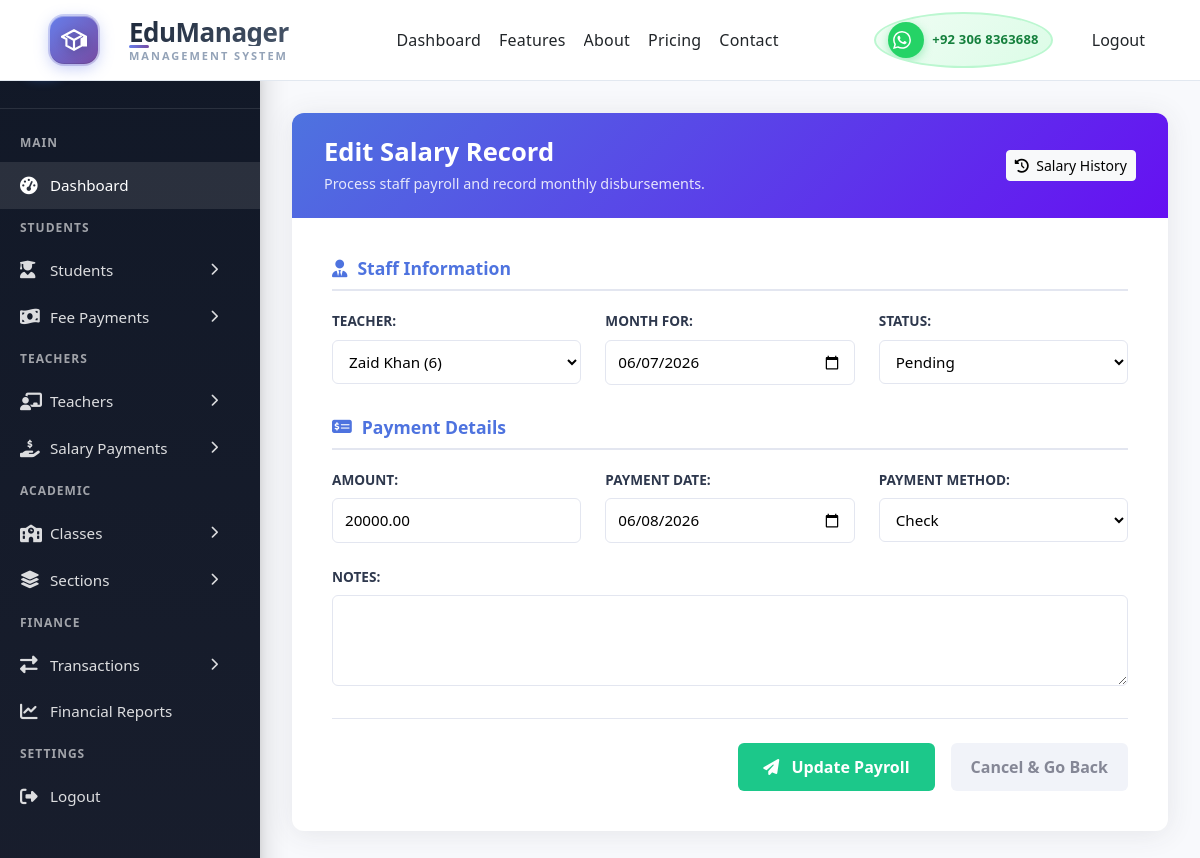
Page /salaries/update/3/ (signed in) on the committed database.
### base/models.py (models this page shows, shortened)
class Teacher(models.Model):
    GENDER_CHOICES = (
        ('Male', 'Male'),
        ('Female', 'Female'),
        ('Other', 'Other'),
    )
    DESIGNATIONS = (
        ('Principal', 'Principal'),
        ('Vice Principal', 'Vice Principal'),
        ('HOD', 'Head of Department'),
        ('Senior Teacher', 'Senior Teacher'),
        ('Teacher', 'Teacher'),
        ('Assistant Teacher', 'Assistant Teacher'),
    )
    user = models.OneToOneField(
        User,
        on_delete=models.SET_NULL,
        null=True,
        blank=True,
        related_name='teacher_profile'
    )
    teacher_id = models.CharField(max_length=20, unique=True, db_index=True)
    first_name = models.CharField(max_length=100)
    last_name = models.CharField(max_length=100)
    gender = models.CharField(max_length=10, choices=GENDER_CHOICES)
    date_of_birth = models.DateField(null=True, blank=True)
    photo = models.ImageField(upload_to='teachers/', blank=True, null=True)
    qualification = models.CharField(max_length=200, blank=True)
    subject_specialization = models.CharField(max_length=200, blank=True)
    designation = models.CharField(max_length=50, choices=DESIGNATIONS, default='Teacher')
    date_of_joining = models.DateField()
    phone_number = models.CharField(max_length=15)
    email = models.EmailField(unique=True, blank=True, null=True)
    address = models.TextField(blank=True)
    emergency_contact = models.CharField(max_length=15, blank=True)
    monthly_salary = models.DecimalField(max_digits=10, decimal_places=2, default=Decimal('0.00'),validators=[MinValueValidator(0)])
    total_salary_paid = models.DecimalField(max_digits=10, decimal_places=2, default=Decimal('0.00'))
    salary_due = models.DecimalField(max_digits=10, decimal_places=2, default=Decimal('0.00'))
    bank_name = models.CharField(max_length=100, blank=True)
    account_number = models.CharField(max_length=50, blank=True)
    ifsc_code = models.CharField(max_length=20, blank=True)
    is_active = models.BooleanField(default=True)
    created_at = models.DateTimeField(auto_now_add=True)
    updated_at = models.DateTimeField(auto_now=True)
    class Meta:
        ordering = ['-updated_at']
        verbose_name = 'Teacher'
        verbose_name_plural = 'Teachers'
    def __str__(self):
        return f"{self.first_name} {self.last_name} ({self.teacher_id})"

class Salary(models.Model):
    PAYMENT_METHODS = (
        ('cash', 'Cash'),
        ('bank', 'Bank Transfer'),
        ('check', 'Check'),
    )
    STATUS_CHOICES = (
        ('paid','Paid'),
        ('pending','Pending'),
        ('cancelled','Cancelled')
    )
    teacher = models.ForeignKey(
        Teacher,
        on_delete=models.CASCADE,
        related_name='salary_payments'
    )
    transaction = models.OneToOneField(
        Transaction,
        on_delete=models.CASCADE,
        related_name='salary_record',
        null=True,
        blank=True
    )
    amount = models.DecimalField(max_digits=10, decimal_places=2, validators=[MinValueValidator(0)])
    month_for = models.DateField(help_text="Salary for which month/year", db_index=True)
    payment_date = models.DateField(default=timezone.now, db_index=True)
    payment_method = models.CharField(max_length=20, choices=PAYMENT_METHODS, default='bank')
    status = models.CharField(max_length=20, choices=STATUS_CHOICES,default='pending')
    bank_reference  = models.CharField(max_length=100, blank=True)
    notes = models.TextField(blank=True)
    paid_by = models.ForeignKey(
        User,
        on_delete=models.SET_NULL,
        null=True,
        blank=True,
        related_name="salary_payments_recorded"
    )
    created_at = models.DateTimeField(auto_now_add=True)
    updated_at = models.DateTimeField(auto_now=True)
    class Meta:
        ordering = ['-payment_date','-month_for']
        constraints = [
            models.UniqueConstraint(
                fields=['teacher','month_for'], # Prevent duplicate salary records for the same teacher and month
                name='unique_teacher_salary_month'
            )
        ]
        verbose_name = 'Salary Payment'
        verbose_name_plural = 'Salary Payments'

### base/views.py (the view)
# urls.py: path('salaries/update/<int:pk>/', views.salary_update, name='salary_update'),
@login_required(login_url='loginPage')
def salary_update(request, pk):
    salary = get_object_or_404(Salary, pk=pk)
    if request.method == 'POST':
        form = SalaryForm(request.POST, instance=salary)
        if form.is_valid():
            form.save()
            messages.success(request, 'Salary payment updated successfully.')
            return redirect('salary_list')
        else:
            messages.error(request, 'Please correct the errors below.')
    else:
        form = SalaryForm(instance=salary)
    return render(request, 'salaries/salary_form.html', {'form': form, 'title': 'Edit Salary'})

### base/forms.py
class SalaryForm(forms.ModelForm):
    class Meta:
        model = Salary
        exclude = ["transaction", "created_at", "updated_at", "paid_by"]
        widgets = {
            'month_for': forms.DateInput(attrs={'type': 'date'}),
            'payment_date': forms.DateInput(attrs={'type': 'date'}),
            'notes': forms.Textarea(attrs={'rows': 3}),
        }

### base/templates/salaries/salary_form.html (shortened to what this page needs)
{% extends 'main.html' %}
{% load static %}
{% block content %}
<div class="sf-dashboard-layout">
    <div class="sf-sidebar">
        {% include 'sidebar.html' %}
    </div>
    <main class="sf-main-content">
        <div class="sf-card sf-animate">
            <div class="sf-header-box">
                <div class="sf-header-text">
                    <h1>{% if form.instance.pk %}Edit Salary Record{% else %}Disburse Salary{% endif %}</h1>
                    <p>Process staff payroll and record monthly disbursements.</p>
                </div>
                <a href="{% url 'salary_list' %}" class="btn btn-light btn-sm">
                    <i class="fas fa-history me-1"></i> Salary History
                </a>
            </div>
            <form method="POST" class="sf-body" novalidate>
                <div class="sf-section-block">
                    <h3><i class="fas fa-user-tie"></i> Staff Information</h3>
                    <div class="sf-fields-row">
                        <div class="sf-field-group">
                            {{ form.teacher.label_tag }}
                            {{ form.teacher }}
                        </div>
                        <div class="sf-field-group">
                            {{ form.month_for.label_tag }}
                            {{ form.month_for }}
                        </div>
                        <div class="sf-field-group">
                            {{ form.status.label_tag }}
                            {{ form.status }}
                        </div>
                    </div>
                </div>
                <div class="sf-section-block">
                    <h3><i class="fas fa-money-check-alt"></i> Payment Details</h3>
                    <div class="sf-fields-row">
                        <div class="sf-field-group">
                            {{ form.amount.label_tag }}
                            {{ form.amount }}
                        </div>
                        <div class="sf-field-group">
                            {{ form.payment_date.label_tag }}
                            {{ form.payment_date }}
                        </div>
                        <div class="sf-field-group">
                            {{ form.payment_method.label_tag }}
                            {{ form.payment_method }}
                        </div>
                        <div class="sf-field-group sf-span-3">
                            {{ form.notes.label_tag }}
                            {{ form.notes }}
                        </div>
                    </div>
                </div>
                <div class="sf-actions">
                    <button type="submit" class="sf-btn-save">
                        <i class="fas fa-paper-plane me-2"></i>
                        {% if form.instance.pk %}Update Payroll{% else %}Confirm Disbursement{% endif %}
                    </button>
                    <a href="{% url 'salary_list' %}" class="sf-btn-back">
                    Cancel & Go Back
                    </a>
                </div>
            </form>
        </div>
    </main>
</div>
{% endblock %}

### static/styles/style_0.css (style rules this page uses)
*, *::before, *::after { box-sizing: border-box; }
body { margin: 0; padding: 0; font-family: 'Segoe UI', Tahoma, Geneva, Verdana, sans-serif; background: #f8fafc; }
:root { --primary: #0f172a; --primary-light: #1e293b; --accent: #3b82f6; --accent-glow: #60a5fa; --whatsapp: #25d366; --whatsapp-dark: #128c7e; --text: #64748b; --text-dark: #0f172a; --bg: #ffffff; --border: #e2e8f0; --shadow: 0 4px 6px -1px rgba(0, 0, 0, 0.1); --shadow-lg: 0 10px 15px -3px rgba(0, 0, 0, 0.1); --radius: 8px; --radius-lg: 12px; }
html { scroll-behavior: smooth; scroll-padding-top: 100px; }

### static/styles/navbar.css (style rules this page uses)
.btn { display: inline-flex; align-items: center; justify-content: center; font-size: 13px; font-weight: 600; text-decoration: none; padding: 8px 16px; border-radius: var(--radius); transition: all 0.3s cubic-bezier(0.4, 0, 0.2, 1); cursor: pointer; border: none; font-family: inherit; white-space: nowrap; flex-shrink: 0; position: relative; overflow: hidden; }
.btn::before { content: ''; position: absolute; top: 50%; left: 50%; width: 0; height: 0; border-radius: 50%; background: rgba(255, 255, 255, 0.3); transform: translate(-50%, -50%); transition: width 0.6s, height 0.6s; }

### static/styles/login.css (style rules this page uses)
:root { --color-primary: #3b82f6; --color-primary-hover: #2563eb; --color-primary-active: #1d4ed8; --color-secondary: #64748b; --color-success: #10b981; --color-error: #ef4444; --color-warning: #f59e0b; --color-info: #3b82f6; --color-white: #ffffff; --color-gray-50: #f8fafc; --color-gray-100: #f1f5f9; --color-gray-200: #e2e8f0; --color-gray-300: #cbd5e1; --color-gray-400: #94a3b8; --color-gray-500: #64748b; --color-gray-600: #475569; --color-gray-700: #334155; --color-gray-800: #1e293b; --color-gray-900: #0f172a; --font-sans: -apple-system, BlinkMacSystemFont, "Segoe UI", Roboto, "Helvetica Neue", Arial, sans-serif; --font-mono: ui-monospace, SFMono-Regular, "SF Mono", Menlo, Consolas, monospace; --space-1: 0.25rem; --space-2: 0.5rem; --space-3: 0.75rem; --space-4: 1rem; --space-5: 1.25rem; --space-6: 1.5rem; --space-8: 2rem; --space-10: 2.5rem; --radius-sm: 0.375rem; --radius-md: 0.5rem; --radius-lg: 0.75rem; --radius-xl: 1rem; --shadow-sm: 0 1px 2px 0 rgb(0 0 0 / 0.05); --shadow-md: 0 4px 6px -1px rgb(0 0 0 / 0.1), 0 2px 4px -2px rgb(0 0 0 / 0.1); --shadow-lg: 0 10px 15px -3px rgb(0 0 0 / 0.1), 0 4px 6px -4px rgb(0 0 0 / 0.1); --shadow-xl: 0 20px 25px -5px rgb(0 0 0 / 0.1), 0 8px 10px -6px rgb(0 0 0 / 0.1); --transition-fast: 150ms cubic-bezier(0.4, 0, 0.2, 1); --transition-base: 200ms cubic-bezier(0.4, 0, 0.2, 1); --transition-slow: 300ms cubic-bezier(0.4, 0, 0.2, 1); }

### static/styles/dashboard.css (style rules this page uses)
:root { --primary-50: #eff6ff; --primary-100: #dbeafe; --primary-200: #bfdbfe; --primary-500: #3b82f6; --primary-600: #2563eb; --primary-700: #1d4ed8; --primary-900: #1e3a8a; --success: #10b981; --success-light: #d1fae5; --warning: #f59e0b; --warning-light: #fef3c7; --danger: #ef4444; --danger-light: #fee2e2; --purple: #8b5cf6; --purple-light: #ede9fe; --gray-50: #f9fafb; --gray-100: #f3f4f6; --gray-200: #e5e7eb; --gray-300: #d1d5db; --gray-400: #9ca3af; --gray-500: #6b7280; --gray-600: #4b5563; --gray-700: #374151; --gray-800: #1f2937; --gray-900: #111827; --space-1: 0.25rem; --space-2: 0.5rem; --space-3: 0.75rem; --space-4: 1rem; --space-5: 1.25rem; --space-6: 1.5rem; --space-8: 2rem; --space-10: 2.5rem; --space-12: 3rem; --sidebar-width: 280px; --sidebar-collapsed: 80px; --header-height: 80px; --radius-sm: 0.375rem; --radius-md: 0.5rem; --radius-lg: 0.75rem; --radius-xl: 1rem; --radius-2xl: 1.5rem; --radius-full: 9999px; --shadow-sm: 0 1px 2px 0 rgb(0 0 0 / 0.05); --shadow-md: 0 4px 6px -1px rgb(0 0 0 / 0.1), 0 2px 4px -2px rgb(0 0 0 / 0.1); --shadow-lg: 0 10px 15px -3px rgb(0 0 0 / 0.1), 0 4px 6px -4px rgb(0 0 0 / 0.1); --shadow-xl: 0 20px 25px -5px rgb(0 0 0 / 0.1), 0 8px 10px -6px rgb(0 0 0 / 0.1); --shadow-glow: 0 0 20px rgba(59, 130, 246, 0.3); --transition-fast: 150ms cubic-bezier(0.4, 0, 0.2, 1); --transition-base: 200ms cubic-bezier(0.4, 0, 0.2, 1); --transition-slow: 300ms cubic-bezier(0.4, 0, 0.2, 1); --transition-spring: 500ms cubic-bezier(0.68, -0.55, 0.265, 1.55); }
* { margin: 0; padding: 0; box-sizing: border-box; }
html, body { margin: 0; padding: 0; width: 100%; max-width: 100%; overflow-x: hidden; height: 100vh; }

### static/styles/teacher_form.css (style rules this page uses)
:root { --tf-primary: #4e73df; --tf-success: #1cc88a; --tf-bg-light: #f8f9fc; --tf-text-dark: #2e384d; --tf-border: #e3e6f0; --tf-shadow: 0 0.15rem 1.75rem 0 rgba(58, 59, 69, 0.1); }

### static/styles/class_all.css (style rules this page uses)
:root { --tf-primary: #4f46e5; --tf-success: #10b981; --tf-danger: #ef4444; --tf-border: #e2e8f0; }

### rows in the picture
Teacher: teacher "Zaid Khan (6)"
Salary: month_for "06/07/2026", status "Pending", amount "20000.00", payment_date "06/08/2026", payment_method "Check"
